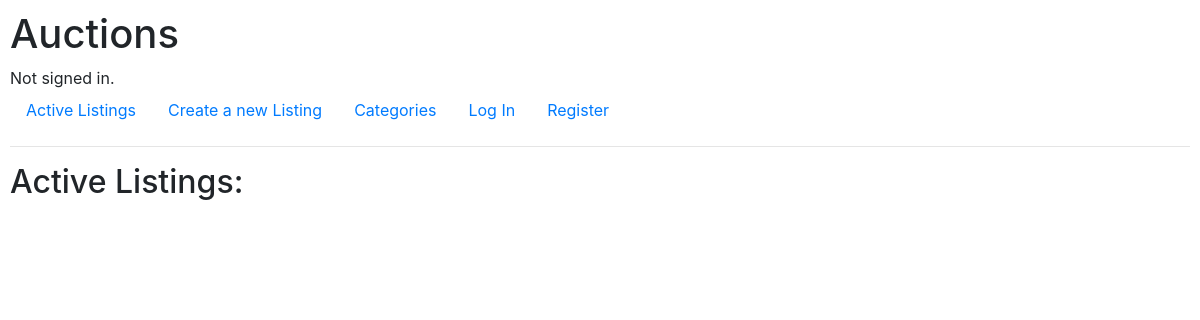
/categories/books, run on an earlier commit of the app's database.
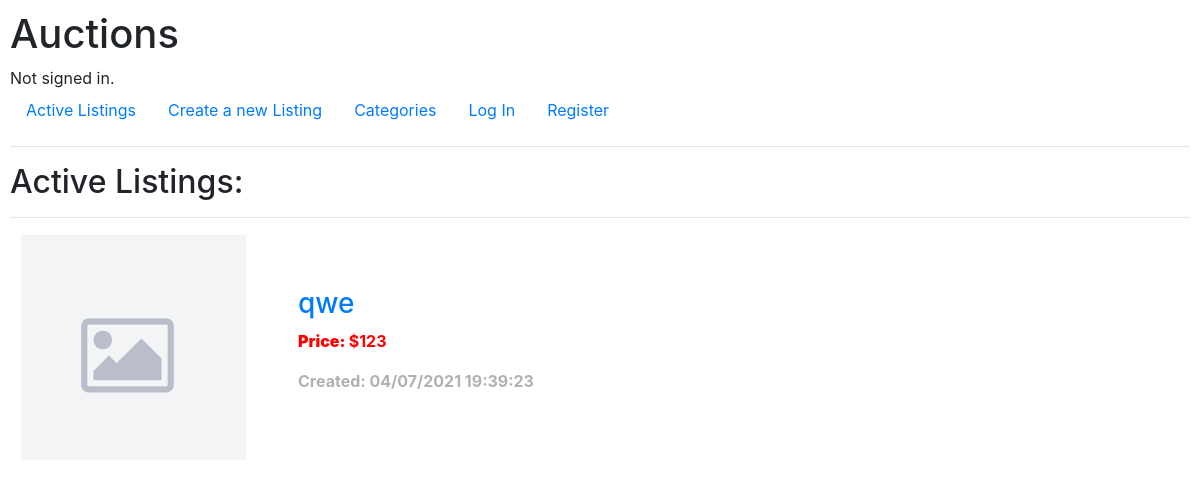
And on a later commit of the database.
### auctions/models.py (models this page shows, shortened)
class Listing(models.Model):
    name = models.CharField(max_length=64)
    price = models.IntegerField()
    time = models.CharField(max_length=20)
    details = models.CharField(max_length=128)
    imgUrl = models.CharField(max_length=256)
    category = models.CharField(max_length=13, default='None')

### auctions/views.py (the view)
# urls.py: path('categories/<str:category>', views.category, name='category'),
def category(request, category):
    return render(request, 'auctions/index.html', {
        'items': Listing.objects.filter(category=category)
    })

### auctions/templates/auctions/index.html (shortened to what this page needs)
{% extends "auctions/layout.html" %}
{% block body %}
    <h2>Active Listings: </h2>
    {% for item in items %}
        <div id='items'>
            <table>
                <tr>
                    <th>
                        <img src='{{item.imgUrl}}' alt='img of {{item.name}}'>
                    </th>
                    <th>
                        <h3 id='name'><a href='\listing\{{item.name}}'>{{item.name}}</a></h3>
                        <p id='price'><strong>Price: </strong>${{item.price}}</p>
                        <p id='created'>Created: {{item.time}}</p>
                    </th>
                    <hr>
                </tr>
            </table>
        </div>
    {% endfor %}
{% endblock %}

### auctions/templates/auctions/layout.html (shortened to what this page needs)
{% load static %}
<!DOCTYPE html>
<html lang="en">
    <head>
        <link rel="stylesheet" href="https://stackpath.bootstrapcdn.com/bootstrap/4.4.1/css/bootstrap.min.css">
        <link href="{% static 'auctions/styles.css' / %}" rel="stylesheet">
    </head>
    <body>
        <h1>Auctions</h1>
        <div>
            {% if user.is_authenticated %}
                Signed in as <strong>{{ user.username }}</strong>.
            {% else %}
                Not signed in.
            {% endif %}
        </div>
        <ul class="nav">
            <li class="nav-item">
                <a class="nav-link" href="{% url 'index' %}">Active Listings</a>
            </li>
            <li class='nav-item'>
                <a class='nav-link' href="{% url 'create' %}">Create a new Listing</a>
            </li>
            <li class='nav-item'>
                <a class='nav-link' href="{% url 'categories' %}">Categories</a>
            </li>
            {% if user.is_authenticated %}
                <li class="nav-item">
                    <a class="nav-link" href="{% url 'logout' %}">Log Out</a>
                </li>
                <li class="nav-item">
                    <a class="nav-link" href="{% url 'watchlist' %}">Watchlist</a>
                </li>
            {% else %}
                <li class="nav-item">
                    <a class="nav-link" href="{% url 'login' %}">Log In</a>
                </li>
                <li class="nav-item">
                    <a class="nav-link" href="{% url 'register' %}">Register</a>
                </li>
            {% endif %}
        </ul>
        <hr>
        {% block body %}
        {% endblock %}
    </body>
</html>

### auctions/static/auctions/styles.css (style rules this page uses)
body { padding: 10px; }
table { color: red; }

### auctions/templates/auctions/index.html (style rules this page uses)
img { margin-right: 50px; margin-left: 10px; }
#created { color: rgb(177, 177, 177); }

What changed in the data, as far as the page shows it:
added Listing: imgUrl (placeholder picture), name "qwe", price "123", time "04/07/2021 19:39:23"
